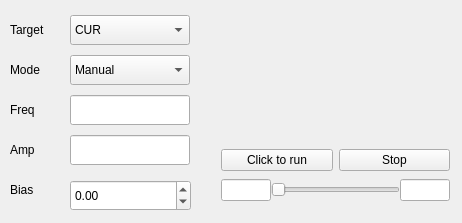
<?xml version="1.0" encoding="UTF-8"?>
<ui version="4.0">
 <class>Move</class>
 <widget class="QWidget" name="Move">
  <property name="geometry">
   <rect>
    <x>0</x>
    <y>0</y>
    <width>462</width>
    <height>223</height>
   </rect>
  </property>
  <property name="windowTitle">
   <string>Bottom</string>
  </property>
  <widget class="QComboBox" name="cmbWorkMode">
   <property name="geometry">
    <rect>
     <x>70</x>
     <y>15</y>
     <width>120</width>
     <height>30</height>
    </rect>
   </property>
   <property name="font">
    <font>
     <pointsize>9</pointsize>
    </font>
   </property>
   <property name="mouseTracking">
    <bool>true</bool>
   </property>
   <property name="toolTip">
    <string>&lt;html&gt;&lt;head/&gt;&lt;body&gt;&lt;p&gt;工作模式选择：OPEN-开环，CUR-电流模式，SPD-速度模式，POS-位置模式&lt;/p&gt;&lt;/body&gt;&lt;/html&gt;</string>
   </property>
   <item>
    <property name="text">
     <string>CUR</string>
    </property>
   </item>
   <item>
    <property name="text">
     <string>SPD</string>
    </property>
   </item>
   <item>
    <property name="text">
     <string>POS</string>
    </property>
   </item>
  </widget>
  <widget class="QLabel" name="FREQLabel">
   <property name="geometry">
    <rect>
     <x>10</x>
     <y>90</y>
     <width>60</width>
     <height>40</height>
    </rect>
   </property>
   <property name="font">
    <font>
     <pointsize>9</pointsize>
    </font>
   </property>
   <property name="mouseTracking">
    <bool>true</bool>
   </property>
   <property name="toolTip">
    <string>&lt;html&gt;&lt;head/&gt;&lt;body&gt;&lt;p&gt;自动控制的曲线频率&lt;/p&gt;&lt;/body&gt;&lt;/html&gt;</string>
   </property>
   <property name="text">
    <string>Freq</string>
   </property>
  </widget>
  <widget class="QLabel" name="AMPLabel">
   <property name="geometry">
    <rect>
     <x>10</x>
     <y>130</y>
     <width>60</width>
     <height>40</height>
    </rect>
   </property>
   <property name="font">
    <font>
     <pointsize>9</pointsize>
    </font>
   </property>
   <property name="mouseTracking">
    <bool>true</bool>
   </property>
   <property name="toolTip">
    <string>&lt;html&gt;&lt;head/&gt;&lt;body&gt;&lt;p&gt;自动控制的曲线振幅&lt;/p&gt;&lt;/body&gt;&lt;/html&gt;</string>
   </property>
   <property name="text">
    <string>Amp</string>
   </property>
  </widget>
  <widget class="QLabel" name="BIASLabel">
   <property name="geometry">
    <rect>
     <x>10</x>
     <y>170</y>
     <width>60</width>
     <height>40</height>
    </rect>
   </property>
   <property name="font">
    <font>
     <pointsize>9</pointsize>
    </font>
   </property>
   <property name="mouseTracking">
    <bool>true</bool>
   </property>
   <property name="toolTip">
    <string>&lt;html&gt;&lt;head/&gt;&lt;body&gt;&lt;p&gt;偏移量 / 手动控制中的目标值&lt;/p&gt;&lt;/body&gt;&lt;/html&gt;</string>
   </property>
   <property name="text">
    <string>Bias</string>
   </property>
  </widget>
  <widget class="QLineEdit" name="AmplitudeLineEdit">
   <property name="enabled">
    <bool>true</bool>
   </property>
   <property name="geometry">
    <rect>
     <x>70</x>
     <y>135</y>
     <width>120</width>
     <height>30</height>
    </rect>
   </property>
   <property name="font">
    <font>
     <pointsize>9</pointsize>
    </font>
   </property>
   <property name="toolTip">
    <string>&lt;html&gt;&lt;head/&gt;&lt;body&gt;&lt;p&gt;振幅（开环：%，电流：mA，速度：rpm，位置：°）&lt;/p&gt;&lt;/body&gt;&lt;/html&gt;</string>
   </property>
  </widget>
  <widget class="QLineEdit" name="frequencyLineEdit">
   <property name="enabled">
    <bool>true</bool>
   </property>
   <property name="geometry">
    <rect>
     <x>70</x>
     <y>95</y>
     <width>120</width>
     <height>30</height>
    </rect>
   </property>
   <property name="font">
    <font>
     <pointsize>9</pointsize>
    </font>
   </property>
   <property name="toolTip">
    <string>&lt;html&gt;&lt;head/&gt;&lt;body&gt;&lt;p&gt;频率（Hz）&lt;/p&gt;&lt;/body&gt;&lt;/html&gt;</string>
   </property>
  </widget>
  <widget class="QLabel" name="MODELabel">
   <property name="geometry">
    <rect>
     <x>10</x>
     <y>50</y>
     <width>60</width>
     <height>40</height>
    </rect>
   </property>
   <property name="font">
    <font>
     <pointsize>9</pointsize>
    </font>
   </property>
   <property name="mouseTracking">
    <bool>true</bool>
   </property>
   <property name="toolTip">
    <string>&lt;html&gt;&lt;head/&gt;&lt;body&gt;&lt;p&gt;模块控制方式&lt;/p&gt;&lt;/body&gt;&lt;/html&gt;</string>
   </property>
   <property name="text">
    <string>Mode</string>
   </property>
  </widget>
  <widget class="QComboBox" name="waveModeCombo">
   <property name="enabled">
    <bool>true</bool>
   </property>
   <property name="geometry">
    <rect>
     <x>70</x>
     <y>55</y>
     <width>120</width>
     <height>30</height>
    </rect>
   </property>
   <property name="font">
    <font>
     <pointsize>9</pointsize>
    </font>
   </property>
   <property name="mouseTracking">
    <bool>true</bool>
   </property>
   <property name="toolTip">
    <string>&lt;html&gt;&lt;head/&gt;&lt;body&gt;&lt;p&gt;控制方式选择：MANUAL-手动控制，Sine-正弦曲线自动控制，Square-方波曲线自动控制，Triangular-三角波曲线自动控制&lt;/p&gt;&lt;/body&gt;&lt;/html&gt;</string>
   </property>
   <item>
    <property name="text">
     <string>Manual</string>
    </property>
   </item>
   <item>
    <property name="text">
     <string>Sine</string>
    </property>
   </item>
   <item>
    <property name="text">
     <string>Square</string>
    </property>
   </item>
   <item>
    <property name="text">
     <string>Triangular</string>
    </property>
   </item>
  </widget>
  <widget class="QLabel" name="TARGETLabel">
   <property name="geometry">
    <rect>
     <x>10</x>
     <y>10</y>
     <width>60</width>
     <height>40</height>
    </rect>
   </property>
   <property name="font">
    <font>
     <pointsize>9</pointsize>
    </font>
   </property>
   <property name="mouseTracking">
    <bool>true</bool>
   </property>
   <property name="toolTip">
    <string>&lt;html&gt;&lt;head/&gt;&lt;body&gt;&lt;p&gt;模块工作模式&lt;/p&gt;&lt;/body&gt;&lt;/html&gt;</string>
   </property>
   <property name="text">
    <string>Target</string>
   </property>
  </widget>
  <widget class="QDoubleSpinBox" name="txtBias">
   <property name="geometry">
    <rect>
     <x>70</x>
     <y>180</y>
     <width>121</width>
     <height>31</height>
    </rect>
   </property>
   <property name="minimum">
    <double>-99999.000000000000000</double>
   </property>
   <property name="maximum">
    <double>99999.000000000000000</double>
   </property>
  </widget>
  <widget class="QWidget" name="layoutWidget">
   <property name="geometry">
    <rect>
     <x>210</x>
     <y>130</y>
     <width>251</width>
     <height>91</height>
    </rect>
   </property>
   <layout class="QVBoxLayout" name="verticalLayout">
    <property name="spacing">
     <number>0</number>
    </property>
    <item>
     <layout class="QHBoxLayout" name="horizontalLayout_2">
      <item>
       <widget class="QPushButton" name="confirmButton">
        <property name="font">
         <font>
          <pointsize>9</pointsize>
         </font>
        </property>
        <property name="mouseTracking">
         <bool>true</bool>
        </property>
        <property name="toolTip">
         <string>&lt;html&gt;&lt;head/&gt;&lt;body&gt;&lt;p&gt;控制运动允许&lt;/p&gt;&lt;/body&gt;&lt;/html&gt;</string>
        </property>
        <property name="text">
         <string>Click to run</string>
        </property>
       </widget>
      </item>
      <item>
       <widget class="QPushButton" name="stopButton">
        <property name="font">
         <font>
          <pointsize>9</pointsize>
         </font>
        </property>
        <property name="mouseTracking">
         <bool>true</bool>
        </property>
        <property name="toolTip">
         <string>&lt;html&gt;&lt;head/&gt;&lt;body&gt;&lt;p&gt;运动停止&lt;/p&gt;&lt;/body&gt;&lt;/html&gt;</string>
        </property>
        <property name="styleSheet">
         <string notr="true"/>
        </property>
        <property name="text">
         <string>Stop</string>
        </property>
       </widget>
      </item>
     </layout>
    </item>
    <item>
     <layout class="QHBoxLayout" name="horizontalLayout" stretch="1,5,1">
      <property name="spacing">
       <number>0</number>
      </property>
      <item>
       <widget class="QLineEdit" name="manualMin">
        <property name="sizePolicy">
         <sizepolicy hsizetype="Ignored" vsizetype="Fixed">
          <horstretch>1</horstretch>
          <verstretch>0</verstretch>
         </sizepolicy>
        </property>
        <property name="minimumSize">
         <size>
          <width>50</width>
          <height>0</height>
         </size>
        </property>
        <property name="font">
         <font>
          <pointsize>9</pointsize>
         </font>
        </property>
        <property name="toolTip">
         <string>&lt;html&gt;&lt;head/&gt;&lt;body&gt;&lt;p&gt;滑块控制范围下限&lt;/p&gt;&lt;/body&gt;&lt;/html&gt;</string>
        </property>
       </widget>
      </item>
      <item>
       <widget class="QSlider" name="manualSlider">
        <property name="sizePolicy">
         <sizepolicy hsizetype="Ignored" vsizetype="Fixed">
          <horstretch>8</horstretch>
          <verstretch>0</verstretch>
         </sizepolicy>
        </property>
        <property name="font">
         <font>
          <pointsize>9</pointsize>
         </font>
        </property>
        <property name="mouseTracking">
         <bool>true</bool>
        </property>
        <property name="toolTip">
         <string>&lt;html&gt;&lt;head/&gt;&lt;body&gt;&lt;p&gt;BIAS滑块&lt;/p&gt;&lt;/body&gt;&lt;/html&gt;</string>
        </property>
        <property name="maximum">
         <number>100</number>
        </property>
        <property name="orientation">
         <enum>Qt::Horizontal</enum>
        </property>
       </widget>
      </item>
      <item>
       <widget class="QLineEdit" name="manualMax">
        <property name="sizePolicy">
         <sizepolicy hsizetype="Ignored" vsizetype="Fixed">
          <horstretch>1</horstretch>
          <verstretch>0</verstretch>
         </sizepolicy>
        </property>
        <property name="minimumSize">
         <size>
          <width>50</width>
          <height>0</height>
         </size>
        </property>
        <property name="font">
         <font>
          <pointsize>9</pointsize>
         </font>
        </property>
        <property name="toolTip">
         <string>&lt;html&gt;&lt;head/&gt;&lt;body&gt;&lt;p&gt;滑块控制范围上限&lt;/p&gt;&lt;/body&gt;&lt;/html&gt;</string>
        </property>
       </widget>
      </item>
     </layout>
    </item>
   </layout>
  </widget>
 </widget>
 <layoutdefault spacing="6" margin="11"/>
 <resources/>
 <connections/>
</ui>
